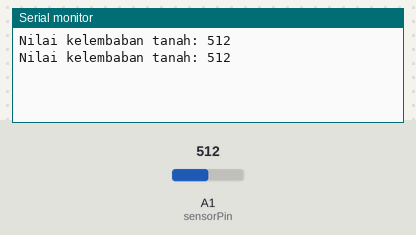
The sketch below on a simulated Arduino Uno, built with avr-gcc and run on an emulated ATmega328P. Parts: the last lines printed to the serial monitor. Inputs (shaded band) come from the test bench; at power-on: A1 (sensorPin) = 512.

Above: at 1.8 s.
1.9 s: A1 (sensorPin) set to 716
At 2.8 s:
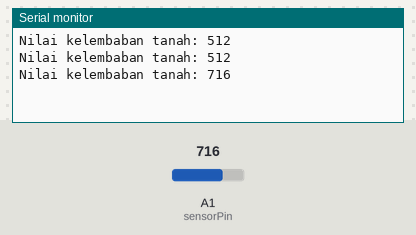
3.4 s: A1 (sensorPin) set to 900
At 4.4 s:
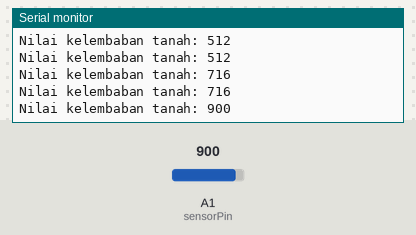
Timing chart, 0 to 6.4 s (numbered marks = the images above; inputs shaded):
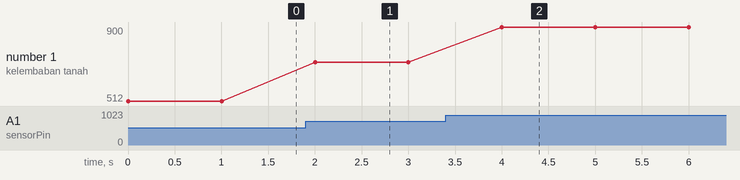

Measured:
- after the input at 1.9 s, the serial monitor: prints a new line after 0.10 s (image 1)
- after the input at 3.4 s, the serial monitor: prints a new line after 0.60 s (image 2)
- plotted number 1: 512 → 716 after the input at 1.9 s, 716 → 900 after the input at 3.4 s

The sketch:

TugasLaporanKelompok_HudzaifahNabilAmrullah_SensorYL69.ino
```cpp
const int sensorPin = A1;

void setup() {
  Serial.begin(9600);
}

void loop() {
  int sensorValue = analogRead(sensorPin);

  Serial.print("Nilai kelembaban tanah: ");
  Serial.println(sensorValue);

  delay(1000);
}
```
